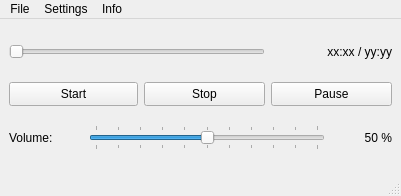
<?xml version="1.0" encoding="UTF-8"?>
<ui version="4.0">
 <class>AudioPlayerWindow</class>
 <widget class="QMainWindow" name="AudioPlayerWindow">
  <property name="geometry">
   <rect>
    <x>0</x>
    <y>0</y>
    <width>401</width>
    <height>196</height>
   </rect>
  </property>
  <property name="minimumSize">
   <size>
    <width>401</width>
    <height>181</height>
   </size>
  </property>
  <property name="windowTitle">
   <string>Audio player</string>
  </property>
  <property name="windowIcon">
   <iconset theme="audio-volume-high"/>
  </property>
  <widget class="QWidget" name="centralwidget">
   <layout class="QGridLayout" name="gridLayout">
    <item row="0" column="0" colspan="4">
     <widget class="QSlider" name="sliderPosition">
      <property name="enabled">
       <bool>false</bool>
      </property>
      <property name="minimumSize">
       <size>
        <width>251</width>
        <height>22</height>
       </size>
      </property>
      <property name="maximum">
       <number>100</number>
      </property>
      <property name="orientation">
       <enum>Qt::Orientation::Horizontal</enum>
      </property>
     </widget>
    </item>
    <item row="0" column="4" colspan="2">
     <widget class="QLabel" name="lblPosition">
      <property name="minimumSize">
       <size>
        <width>121</width>
        <height>20</height>
       </size>
      </property>
      <property name="text">
       <string>xx:xx / yy:yy</string>
      </property>
      <property name="alignment">
       <set>Qt::AlignmentFlag::AlignRight|Qt::AlignmentFlag::AlignTrailing|Qt::AlignmentFlag::AlignVCenter</set>
      </property>
     </widget>
    </item>
    <item row="1" column="0" colspan="2">
     <widget class="QPushButton" name="btnStart">
      <property name="minimumSize">
       <size>
        <width>121</width>
        <height>24</height>
       </size>
      </property>
      <property name="text">
       <string>Start</string>
      </property>
      <property name="icon">
       <iconset theme="media-playback-start"/>
      </property>
     </widget>
    </item>
    <item row="1" column="2" colspan="2">
     <widget class="QPushButton" name="btnStop">
      <property name="minimumSize">
       <size>
        <width>121</width>
        <height>24</height>
       </size>
      </property>
      <property name="text">
       <string>Stop</string>
      </property>
      <property name="icon">
       <iconset theme="media-playback-stop"/>
      </property>
     </widget>
    </item>
    <item row="1" column="4" colspan="2">
     <widget class="QPushButton" name="btnPause">
      <property name="minimumSize">
       <size>
        <width>121</width>
        <height>24</height>
       </size>
      </property>
      <property name="text">
       <string>Pause</string>
      </property>
      <property name="icon">
       <iconset theme="media-playback-pause"/>
      </property>
     </widget>
    </item>
    <item row="2" column="0">
     <widget class="QLabel" name="lblVolume">
      <property name="minimumSize">
       <size>
        <width>91</width>
        <height>16</height>
       </size>
      </property>
      <property name="text">
       <string>Volume:</string>
      </property>
     </widget>
    </item>
    <item row="2" column="1" colspan="4">
     <widget class="QSlider" name="sliderVolume">
      <property name="minimumSize">
       <size>
        <width>201</width>
        <height>22</height>
       </size>
      </property>
      <property name="maximum">
       <number>100</number>
      </property>
      <property name="value">
       <number>50</number>
      </property>
      <property name="orientation">
       <enum>Qt::Orientation::Horizontal</enum>
      </property>
      <property name="tickPosition">
       <enum>QSlider::TickPosition::TicksBothSides</enum>
      </property>
      <property name="tickInterval">
       <number>10</number>
      </property>
     </widget>
    </item>
    <item row="2" column="5">
     <widget class="QLabel" name="lblVolumeValue">
      <property name="minimumSize">
       <size>
        <width>61</width>
        <height>20</height>
       </size>
      </property>
      <property name="text">
       <string>50 %</string>
      </property>
      <property name="alignment">
       <set>Qt::AlignmentFlag::AlignRight|Qt::AlignmentFlag::AlignTrailing|Qt::AlignmentFlag::AlignVCenter</set>
      </property>
     </widget>
    </item>
   </layout>
  </widget>
  <widget class="QMenuBar" name="menubar">
   <property name="geometry">
    <rect>
     <x>0</x>
     <y>0</y>
     <width>401</width>
     <height>22</height>
    </rect>
   </property>
   <widget class="QMenu" name="menuFile">
    <property name="title">
     <string>File</string>
    </property>
    <addaction name="actionClose"/>
   </widget>
   <widget class="QMenu" name="menuSettings">
    <property name="title">
     <string>Settings</string>
    </property>
    <addaction name="actionAutoPlayAudio"/>
    <addaction name="actionLoopForever"/>
   </widget>
   <widget class="QMenu" name="menuInfo">
    <property name="title">
     <string>Info</string>
    </property>
    <addaction name="actionSupportedFormats"/>
    <addaction name="actionShowMetadata"/>
   </widget>
   <addaction name="menuFile"/>
   <addaction name="menuSettings"/>
   <addaction name="menuInfo"/>
  </widget>
  <widget class="QStatusBar" name="statusbar"/>
  <action name="actionClose">
   <property name="icon">
    <iconset theme="window-close"/>
   </property>
   <property name="text">
    <string>Close</string>
   </property>
   <property name="shortcut">
    <string>F3</string>
   </property>
  </action>
  <action name="actionAutoPlayAudio">
   <property name="checkable">
    <bool>true</bool>
   </property>
   <property name="text">
    <string>Auto-play audio</string>
   </property>
  </action>
  <action name="actionSupportedFormats">
   <property name="icon">
    <iconset theme="dialog-information"/>
   </property>
   <property name="text">
    <string>Supported formats ...</string>
   </property>
  </action>
  <action name="actionShowMetadata">
   <property name="text">
    <string>Show metadata</string>
   </property>
  </action>
  <action name="actionLoopForever">
   <property name="checkable">
    <bool>true</bool>
   </property>
   <property name="icon">
    <iconset theme="media-playlist-repeat"/>
   </property>
   <property name="text">
    <string>Loop file endlessly</string>
   </property>
  </action>
 </widget>
 <resources/>
 <connections/>
</ui>
